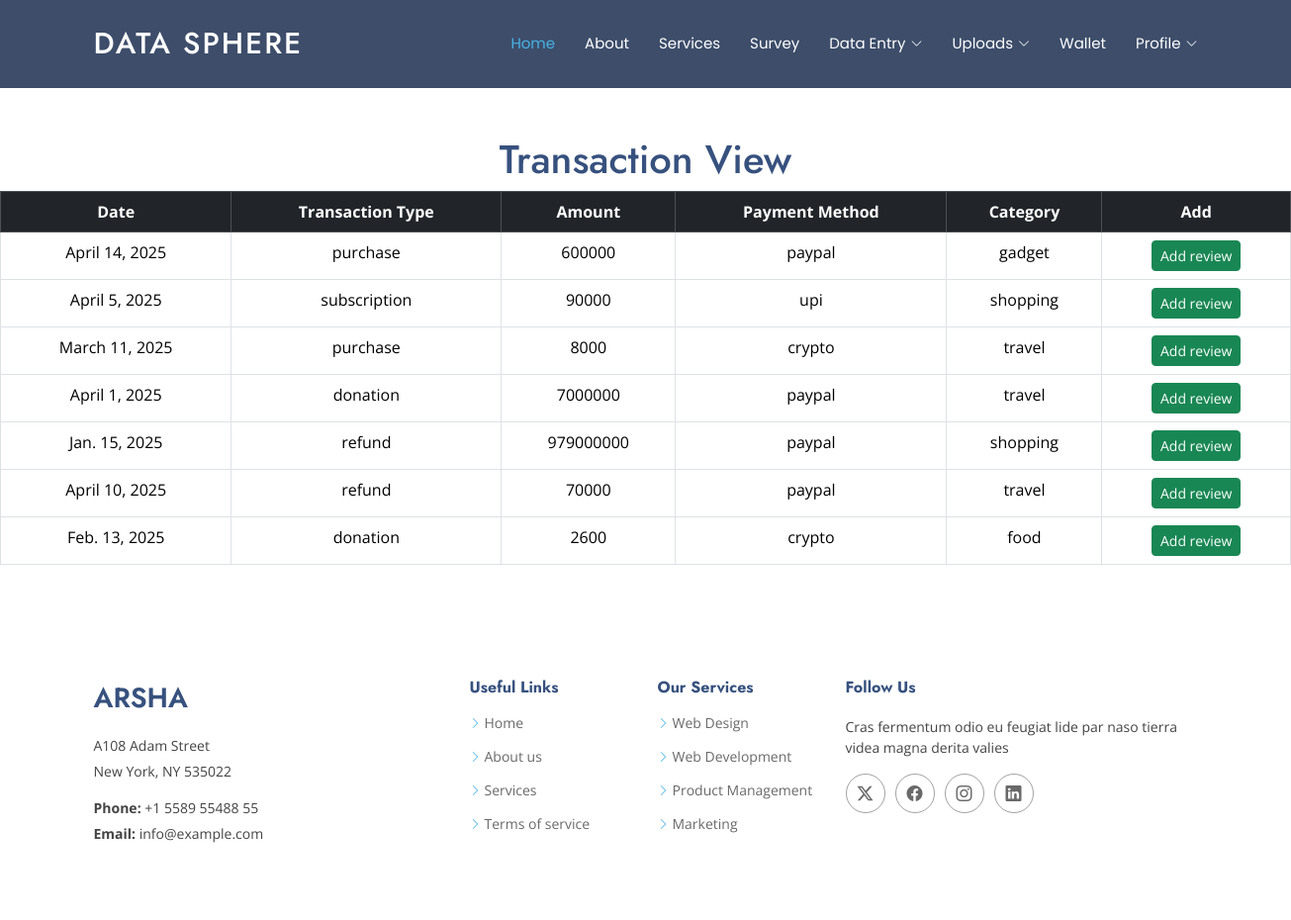
The page /review_product/ (signed in) on the database its author committed.
### Dataapp/models.py (models this page shows)
class UploadedFile(models.Model):
    file = models.FileField(upload_to='uploads/')
    transaction_id = models.CharField(max_length=100, null=True, blank=True)
    dateee = models.DateField(default=now)
    transaction_type = models.CharField(max_length=100, default="0")
    amount = models.CharField(max_length=100, default="0")
    payment_method = models.CharField(max_length=100, default="0")
    merchant_name = models.CharField(max_length=100, default="0")
    category = models.CharField(max_length=100,default=0)
    upload_date = models.DateField(default=now)
    status = models.IntegerField(default=0)
    login = models.ForeignKey(User, on_delete=models.CASCADE)

### Dataapp/views.py (the view)
# urls.py: path('review_product/',views.review_product,name='review_product'),
def review_product(request):
    id=request.session['user_id']
    log=get_object_or_404(User,login_id=id)
    users=UploadedFile.objects.filter(login_id=log)
    return render(request,'user/user_review_product.html',{'users':users})

### Dataapp/templates/user/user_review_product.html (shortened to what this page needs)
{% extends "user/user_header.html" %}
{% load static %}
{% block content %}
<!DOCTYPE html>
<html lang="en">
<head>
</head>
<body class="transaction-page">
    <br><br>
    <h1 style="text-align: center;">Transaction View</h1>
    <div class="table-container">
        <table class="table table-bordered table-hover">
            <thead class="table-dark">
                <tr>
                    <th class="text-center">Date</th>
                    <th class="text-center">Transaction Type</th>
                    <th class="text-center">Amount</th>
                    <th class="text-center">Payment Method</th>
                    <th class="text-center">Category</th>
                    <th class="text-center">Add</th>
                </tr>
            </thead>
            <tbody>
                {% for user in users %}
                <tr>
                    <td class="text-center">{{ user.dateee }}</td>
                    <td class="text-center">{{ user.transaction_type }}</td>
                    <td class="text-center">{{ user.amount }}</td>
                    <td class="text-center">{{ user.payment_method }}</td>
                    <td class="text-center">{{ user.category }}</td>
                    <td class="text-center"><a href="{% url 'review_add' user.id %}" class="btn btn-success btn-sm">Add review</a></td>
                </tr>
                {% endfor %}
            </tbody>
        </table>
    </div>
</body>
</html>
{% endblock %}

### Dataapp/static/user/assets/css/main.css (style rules this page uses)
:root { --default-font: "Open Sans", system-ui, -apple-system, "Segoe UI", Roboto, "Helvetica Neue", Arial, "Noto Sans", "Liberation Sans", sans-serif, "Apple Color Emoji", "Segoe UI Emoji", "Segoe UI Symbol", "Noto Color Emoji"; --heading-font: "Jost", sans-serif; --nav-font: "Poppins", sans-serif; }
:root { --background-color: #ffffff; --default-color: #444444; --heading-color: #37517e; --accent-color: #47b2e4; --surface-color: #ffffff; --contrast-color: #ffffff; }
:root { --nav-color: #ffffff; --nav-hover-color: #47b2e4; --nav-mobile-background-color: #ffffff; --nav-dropdown-background-color: #ffffff; --nav-dropdown-color: #444444; --nav-dropdown-hover-color: #47b2e4; }
:root { scroll-behavior: smooth; }
body { color: var(--default-color); background-color: var(--background-color); font-family: var(--default-font); }
a { color: var(--accent-color); text-decoration: none; transition: 0.3s; }
h1, h2, h3, h4, h5, h6 { color: var(--heading-color); font-family: var(--heading-font); }

### rows shown on the page
UploadedFile: dateee "April 14, 2025", transaction_type "purchase", amount "600000", payment_method "paypal", category "gadget"
UploadedFile: dateee "April 5, 2025", transaction_type "subscription", amount "90000", payment_method "upi", category "shopping"
UploadedFile: dateee "March 11, 2025", transaction_type "purchase", amount "8000", payment_method "crypto", category "travel"
UploadedFile: dateee "April 1, 2025", transaction_type "donation", amount "7000000", payment_method "paypal", category "travel"
UploadedFile: dateee "Jan. 15, 2025", transaction_type "refund", amount "979000000", payment_method "paypal", category "shopping"
UploadedFile: dateee "April 10, 2025", transaction_type "refund", amount "70000", payment_method "paypal", category "travel"
UploadedFile: dateee "Feb. 13, 2025", transaction_type "donation", amount "2600", payment_method "crypto", category "food"
